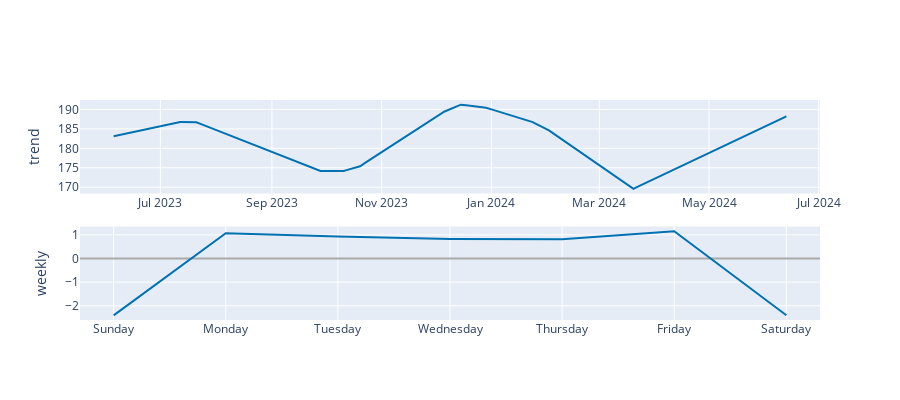

This figure's notebook cell:
### Code cell
plot_components_plotly(m, forecast)

### Figure 1 — Plotly figure (JSON) as saved in the notebook; plotly's stock layout.template omitted (floating-point values rounded to 4 significant figures; data arrays with more than 128 entries replaced by an {"elided": "..."} marker saying what was removed)
{"data": [{"line": {"color": "#0072B2", "width": 2}, "mode": "lines", "name": "trend", "type": "scatter", "x": {"elided": "261 str values"}, "xaxis": "x", "y": {"elided": "261 float values"}, "yaxis": "y"}, {"line": {"color": "rgba(0, 114, 178, 0.2)", "width": 0}, "mode": "lines", "name": "trend_upper", "type": "scatter", "x": {"elided": "261 str values"}, "xaxis": "x", "y": {"elided": "261 float values"}, "yaxis": "y"}, {"fill": "tonexty", "fillcolor": "rgba(0, 114, 178, 0.2)", "line": {"color": "rgba(0, 114, 178, 0.2)", "width": 0}, "mode": "lines", "name": "trend_lower", "type": "scatter", "x": {"elided": "261 str values"}, "xaxis": "x", "y": {"elided": "261 float values"}, "yaxis": "y"}, {"line": {"color": "#0072B2", "width": 2}, "mode": "lines", "name": "weekly", "type": "scatter", "x": ["2017-01-01T00:00:00", "2017-01-02T00:00:00", "2017-01-03T00:00:00", "2017-01-04T00:00:00", "2017-01-05T00:00:00", "2017-01-06T00:00:00", "2017-01-07T00:00:00"], "xaxis": "x2", "y": [-2.403, 1.072, 0.9316, 0.8306, 0.8156, 1.156, -2.403], "yaxis": "y2"}], "layout": {"height": 400, "showlegend": false, "width": 900, "xaxis": {"anchor": "y", "domain": [0, 1], "range": ["2023-05-17T07:12:00", "2024-07-01T16:48:00"], "type": "date"}, "xaxis2": {"anchor": "y2", "domain": [0, 1], "range": ["2016-12-31T16:48:00", "2017-01-07T07:12:00"], "tickformat": "%A", "type": "date"}, "yaxis": {"anchor": "x", "domain": [0.575, 1], "rangemode": "normal", "title": {"text": "trend"}, "zerolinecolor": "#AAA"}, "yaxis2": {"anchor": "x2", "domain": [0, 0.425], "title": {"text": "weekly"}, "zerolinecolor": "#AAA"}}}
